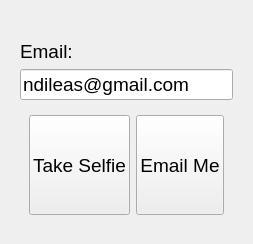
     <widget class="QWidget" name="selfie">
      <attribute name="title">
       <string>Selfie!!</string>
      </attribute>
      <layout class="QVBoxLayout" name="verticalLayout_2">
       <item>
        <widget class="QLabel" name="server_label">
         <property name="styleSheet">
          <string notr="true">image: url(:/images/CIS.gif);</string>
         </property>
         <property name="text">
          <string/>
         </property>
        </widget>
       </item>
       <item>
        <widget class="QFrame" name="frame_3">
         <property name="sizePolicy">
          <sizepolicy hsizetype="Preferred" vsizetype="Maximum">
           <horstretch>0</horstretch>
           <verstretch>0</verstretch>
          </sizepolicy>
         </property>
         <property name="font">
          <font>
           <pointsize>12</pointsize>
          </font>
         </property>
         <property name="frameShape">
          <enum>QFrame::NoFrame</enum>
         </property>
         <property name="frameShadow">
          <enum>QFrame::Raised</enum>
         </property>
         <layout class="QVBoxLayout" name="verticalLayout_3">
          <item>
           <widget class="QLabel" name="label_5">
            <property name="font">
             <font>
              <pointsize>14</pointsize>
             </font>
            </property>
            <property name="text">
             <string>Email:</string>
            </property>
           </widget>
          </item>
          <item>
           <widget class="QLineEdit" name="email_entry">
            <property name="sizePolicy">
             <sizepolicy hsizetype="Preferred" vsizetype="Fixed">
              <horstretch>0</horstretch>
              <verstretch>0</verstretch>
             </sizepolicy>
            </property>
            <property name="font">
             <font>
              <pointsize>14</pointsize>
             </font>
            </property>
            <property name="text">
             <string>ndileas@gmail.com</string>
            </property>
           </widget>
          </item>
          <item>
           <widget class="QFrame" name="frame_10">
            <property name="frameShape">
             <enum>QFrame::NoFrame</enum>
            </property>
            <property name="frameShadow">
             <enum>QFrame::Raised</enum>
            </property>
            <layout class="QGridLayout" name="gridLayout">
             <item row="0" column="1">
              <widget class="QPushButton" name="email">
               <property name="sizePolicy">
                <sizepolicy hsizetype="Expanding" vsizetype="Expanding">
                 <horstretch>0</horstretch>
                 <verstretch>0</verstretch>
                </sizepolicy>
               </property>
               <property name="minimumSize">
                <size>
                 <width>0</width>
                 <height>100</height>
                </size>
               </property>
               <property name="font">
                <font>
                 <pointsize>14</pointsize>
                </font>
               </property>
               <property name="focusPolicy">
                <enum>Qt::NoFocus</enum>
               </property>
               <property name="text">
                <string>Email Me</string>
               </property>
              </widget>
             </item>
             <item row="0" column="0">
              <widget class="QPushButton" name="selfie_2">
               <property name="sizePolicy">
                <sizepolicy hsizetype="Expanding" vsizetype="Expanding">
                 <horstretch>0</horstretch>
                 <verstretch>0</verstretch>
                </sizepolicy>
               </property>
               <property name="minimumSize">
                <size>
                 <width>0</width>
                 <height>100</height>
                </size>
               </property>
               <property name="font">
                <font>
                 <pointsize>14</pointsize>
                </font>
               </property>
               <property name="focusPolicy">
                <enum>Qt::NoFocus</enum>
               </property>
               <property name="text">
                <string>Take Selfie</string>
               </property>
              </widget>
             </item>
            </layout>
           </widget>
          </item>
         </layout>
        </widget>
       </item>
      </layout>
     </widget>
